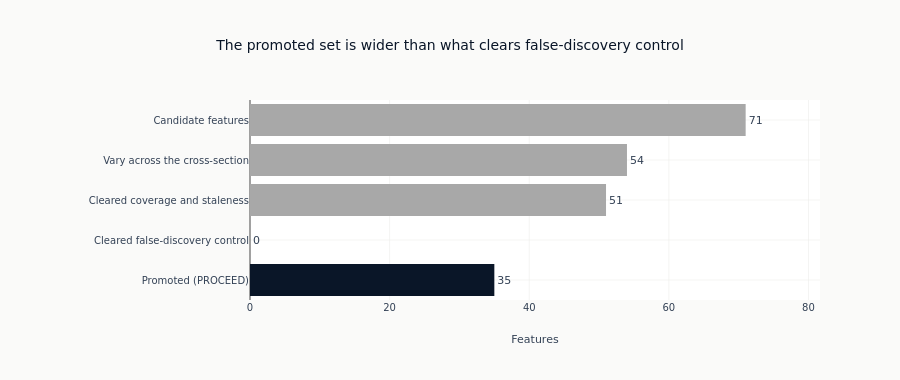

Notebook code cell kept with this figure:
### Markdown cell above
### The funnel, end to end

Every candidate feature ends in one of the three decisions, and the figure below is the
whole path: how many were offered, how many can be ranked across ETFs at all, how many
of those cleared the coverage and staleness gates, how many cleared false-discovery
control, and how many were promoted. The distance between the last two bars is the
exploration arm.

### Code cell
proceed_features = sorted(f for f, (d, _) in triage.items() if d == "PROCEED")
revise_features = [f for f, (d, _) in triage.items() if d == "REVISE"]
stop_features = [f for f, (d, _) in triage.items() if d == "STOP"]

funnel_stages = [
    ("Candidate features", len(all_feature_cols)),
    ("Vary across the cross-section", len(cross_sectional_features)),
    ("Cleared coverage and staleness", n_gate_pass),
    ("Cleared false-discovery control", n_significant_fdr),
    ("Promoted (PROCEED)", len(proceed_features)),
]
fig = go.Figure(
    go.Bar(
        x=[n for _, n in funnel_stages][::-1],
        y=[stage for stage, _ in funnel_stages][::-1],
        orientation="h",
        marker_color=[COLORS["blue"] if i == 4 else GRAY_FILLS["muted"] for i in range(5)][::-1],
        text=[str(n) for _, n in funnel_stages][::-1],
        textposition="outside",
        showlegend=False,
    )
)
fig.update_layout(
    template="ml4t",
    height=380,
    width=900,
    title_text="The promoted set is wider than what clears false-discovery control",
    xaxis_title="Features",
    xaxis_range=[0, len(all_feature_cols) * 1.15],
    margin=dict(l=250),
)
style.show_plotly_with_alt(
    fig,
    "A funnel of five rows counting the features surviving each screen, each labelled with its "
    "count. The rows narrow from the candidate set down through the cross-sectional and "
    "coverage screens, and the false-discovery row counts zero, so it draws no bar at all - "
    "yet the promoted row beneath it is longer than the coverage row is short of, which is "
    "the gap the title names.",
)

### Figure 1 — Plotly figure (JSON) as saved in the notebook; plotly's stock layout.template omitted (floating-point values rounded to 4 significant figures)
{"data": [{"marker": {"color": ["#0a1628", "#a8a8a8", "#a8a8a8", "#a8a8a8", "#a8a8a8"]}, "orientation": "h", "showlegend": false, "text": ["35", "0", "51", "54", "71"], "textposition": "outside", "type": "bar", "x": [35, 0, 51, 54, 71], "y": ["Promoted (PROCEED)", "Cleared false-discovery control", "Cleared coverage and staleness", "Vary across the cross-section", "Candidate features"]}], "layout": {"height": 380, "margin": {"l": 250}, "title": {"text": "The promoted set is wider than what clears false-discovery control"}, "width": 900, "xaxis": {"range": [0, 81.65], "title": {"text": "Features"}}}}
